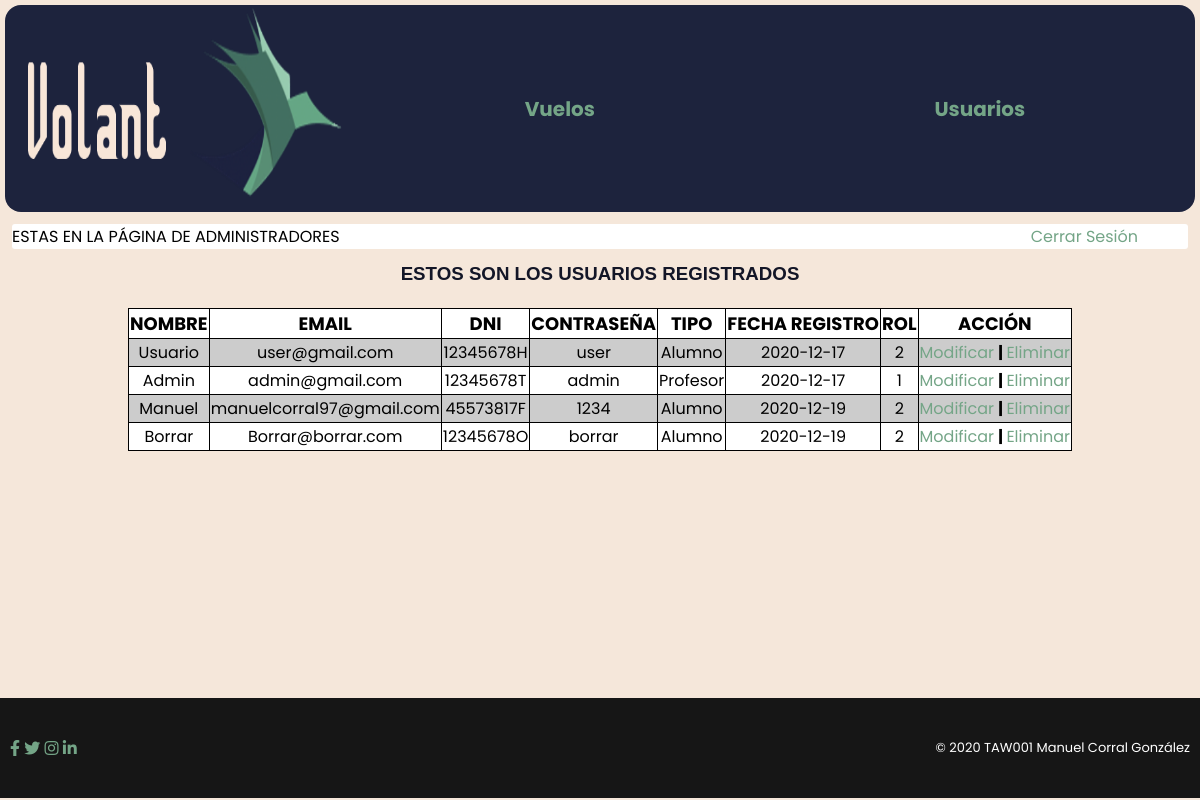
The app's page /pages/Admin_TratamientoUsuarios.php (signed in) with its own data.
### tables this page shows
CREATE TABLE `Datos_Clientes` (
  `ID_Clientes` int(9) NOT NULL,
  `Nombre` varchar(50) NOT NULL,
  `Email` varchar(50) NOT NULL,
  `DNI` varchar(9) NOT NULL,
  `Pass` varchar(50) NOT NULL,
  `Tipo` varchar(10) NOT NULL,
  `Fecha_Registro` date NOT NULL,
  `Privilegio` char(1) NOT NULL DEFAULT '2'
);

### pages/Admin_TratamientoUsuarios.php (the view, shortened to what this page needs)
<!DOCTYPE html>
<html dir="ltr" lang="es">
<head>
    <link href="../styles/estilo.css" rel="stylesheet" type="text/css">
    <link href="../styles/estiloINDEX.css" rel="stylesheet" type="text/css">
    <?php
        include("../includes/head.php");
    ?>
</head>
<body>
    <nav>
        <div class="logo">
            <a href="../pages/Admin_TratamientoVuelos.php"> <img src="../images/logo.png" alt="Logo de la empresa" width="350px" height="200px"></a>
        </div>
        <ul class="nav-links" id="nav-links">
            <li><a href="../pages/Admin_TratamientoVuelos.php">Vuelos</a></li>
            <li><a href="../pages/Admin_TratamientoUsuarios.php">Usuarios</a></li>
        </ul>
    </nav>
    <main>
        <div class="sesion">
            <?php
            @$rolsesion = $_SESSION['rol'];
            if ($rolsesion == 1) {
                echo 'ESTAS EN LA PÁGINA DE ADMINISTRADORES';
                echo '<a href="../includes/CerrarSesion.php">Cerrar Sesión</a>';
            }
            ?>
        </div>
        <h3>ESTOS SON LOS USUARIOS REGISTRADOS</h3>
        <?php
        include("../includes/ConexDB.php");
        $usuarios = "SELECT * FROM Datos_Clientes";
        $resultado = mysqli_query($conex, $usuarios);
        if ($resultado) {
        ?>
            <div class="tabla">
                <table id="resultados" summary="Viajes posibles con los datos incluidos.">
                    <tr>
                        <th>NOMBRE</th>
                        <th>EMAIL</th>
                        <th>DNI</th>
                        <th>CONTRASEÑA</th>
                        <th>TIPO</th>
                        <th>FECHA REGISTRO</th>
                        <th>ROL</th>
                        <th>ACCIÓN</th>
                    </tr>
                    <?php
                    while ($row = mysqli_fetch_assoc($resultado)) {
                    ?>
                        <tr>
                            <td><?php echo $row["Nombre"];?></td>
                            <td><?php echo $row["Email"];?></td>
                            <td><?php echo $row["DNI"];?></td>
                            <td><?php echo $row["Pass"];?></td>
                            <td><?php echo $row["Tipo"];?></td>
                            <td><?php echo $row["Fecha_Registro"];?></td>
                            <td><?php echo $row["Privilegio"];?></td>
                            <td>
                                <a href="../pages/ModificarUsuario.php?ID_Usuario=<?php echo $row["ID_Clientes"];?>">Modificar</a>
                                <b> | </b>
                                <a href="../logic/EliminarUsuario.php?ID_Usuario=<?php echo $row["ID_Clientes"];?>" class="eliminar">Eliminar</a>
                            </td>
                        </tr>
                    <?php
                    }
            }
            ?>
                </table>
            </div>
    </main>
    <?php
    include("../includes/footer.php");
    ?>
</body>
</html>

### styles/estilo.css (style rules this page uses)
* { margin: 0%; padding: 0%; box-sizing: border-box; }
body { overflow-x: hidden; background-color: rgb(245, 231, 218); margin: 0px; font-family: 'Poppins', sans-serif; }
nav { display: flex; justify-content: space-around; align-items: center; min-height: 8vh; background-color: black; font-family: 'Poppins', sans-serif; background-color: rgb(29, 35, 61); border-bottom: 1em; border-radius: 1em; margin: 5px; }
.nav-links { display: flex; justify-content: space-around; width: 100%; }
.nav-links a { text-decoration: none; font-weight: bold; font-size: 20px; }
.nav-links li { list-style: none; padding: 10px; opacity: 100; }
h1, h2, h3, h4 { padding: 1%; }
main { margin: 5px; padding: 5px; border-radius: 7pt; min-height: calc(100vh - 160px - 22px - 100px - 42px); }
a:link { text-decoration: none; color: rgb(116, 165, 135); }
.sesion { text-align: center; display: flex; justify-content: space-between; background-color: white; border-radius: 3px; margin: 2px; }
.sesion a { position: relative; margin-right: 50px; }

### styles/estiloINDEX.css (style rules this page uses)
h3 { font-family: Arial, "Helvetica Neue", Helvetica, sans-serif; color: rgb(19, 22, 39); text-align: center; }
table { margin: 0 auto; margin-top: 1%; text-align: left; border-spacing: 0; border-collapse: collapse; width: 80%; }
th, td { border-style: solid; border: 1px solid black; text-align: center; padding: 1px; margin: auto; }
table tr:first-child { color: black; font-size: large; font-weight: bold; }
table tr:nth-child(even) { background-color: rgb(204, 204, 204); }
table tr:nth-child(odd) { background-color: #fff; }

### records on screen
datos_clientes: Nombre "Usuario", Email "user@gmail.com", DNI "12345678H", Pass "user", Tipo "Alumno", Fecha_Registro "2020-12-17", Privilegio "2"
datos_clientes: Nombre "Admin", Email "admin@gmail.com", DNI "12345678T", Pass "admin", Tipo "Profesor", Fecha_Registro "2020-12-17", Privilegio "1"
datos_clientes: Nombre "Manuel", Email "manuelcorral97@gmail.com", DNI "45573817F", Pass "1234", Tipo "Alumno", Fecha_Registro "2020-12-19", Privilegio "2"
datos_clientes: Nombre "Borrar", Email "Borrar@borrar.com", DNI "12345678O", Pass "borrar", Tipo "Alumno", Fecha_Registro "2020-12-19", Privilegio "2"
